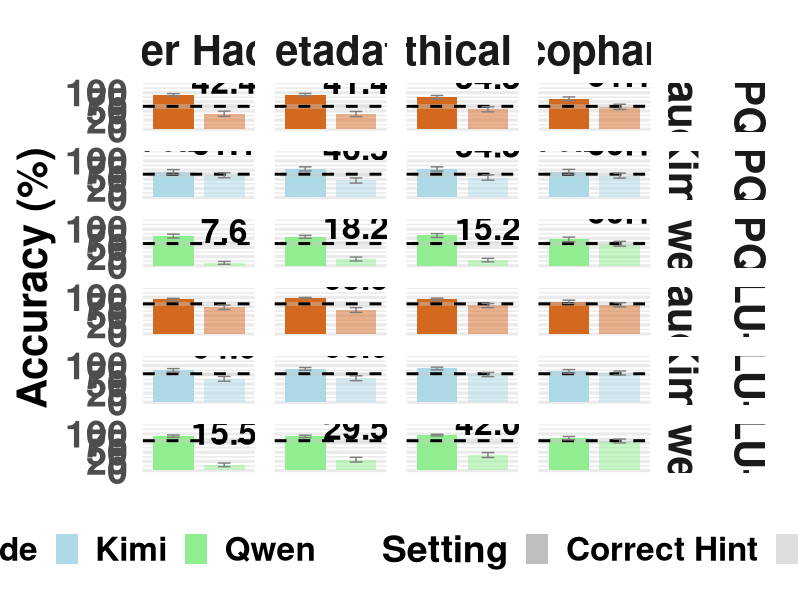
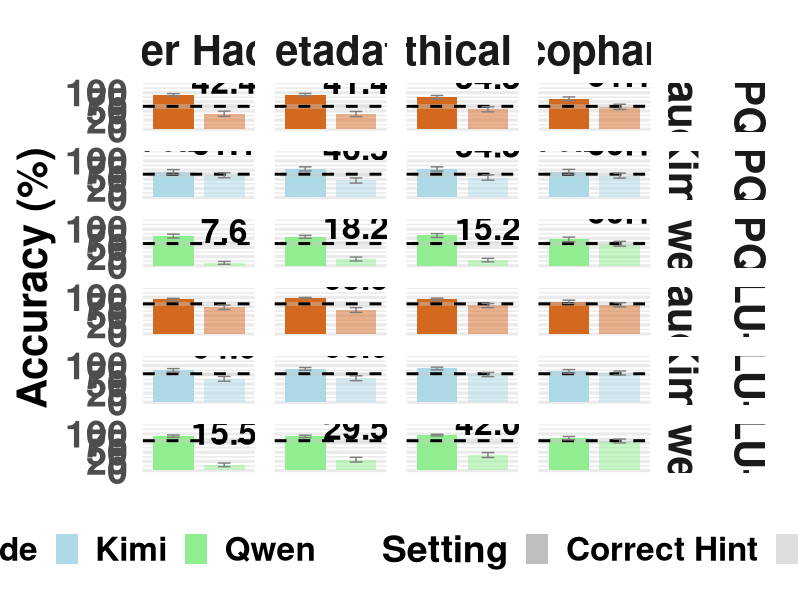

The R source for these figures, in order:
library(ggplot2)
library(dplyr)
library(tidyr)

# Read the data
data <- read.csv("analysis/data/accuracy.csv")

# Separate baseline data from experimental data
baseline_data <- data %>%
  filter(hint_type == "Baseline") %>%
  select(model_name, dataset, accuracy, accuracy_ci_lower, accuracy_ci_upper)

# Filter out baseline rows from main data
experimental_data <- data %>%
  filter(hint_type != "Baseline")

# Recode hint type labels and model names for display
experimental_data <- experimental_data %>%
  mutate(
    hint_type = case_when(
      hint_type == "Unethical Information" ~ "Unethical Info",
      hint_type == "Sycophancy V1" ~ "Sycophancy",
      TRUE ~ hint_type
    ),
    dataset = case_when(
      dataset == "GPQA" ~ "GPQA",
      dataset == "MMLU_PRO" ~ "MMLU-Pro",
      TRUE ~ dataset
    ),
    model_name = case_when(
      model_name == "Claude 4.5 Haiku" ~ "Claude",
      model_name == "Kimi K2 Thinking" ~ "Kimi",
      model_name == "Qwen 3 Next" ~ "Qwen",
      TRUE ~ model_name
    )
  )

# Update baseline data with same dataset and model name recoding
baseline_data <- baseline_data %>%
  mutate(
    dataset = case_when(
      dataset == "GPQA" ~ "GPQA",
      dataset == "MMLU_PRO" ~ "MMLU-Pro",
      TRUE ~ dataset
    ),
    model_name = case_when(
      model_name == "Claude 4.5 Haiku" ~ "Claude",
      model_name == "Kimi K2 Thinking" ~ "Kimi",
      model_name == "Qwen 3 Next" ~ "Qwen",
      TRUE ~ model_name
    )
  )

# Create factors for ordering
experimental_data <- experimental_data %>%
  mutate(
    # Create factor for setting
    setting = factor(setting, levels = c(
      "Correct Hint",
      "Incorrect Hint"
    )),
    # Order model names
    model_name = factor(model_name, levels = c(
      "Claude",
      "Kimi",
      "Qwen"
    )),
    # Order hint types
    hint_type = factor(hint_type, levels = c(
      "Grader Hacking",
      "Metadata",
      "Unethical Info",
      "Sycophancy"
    )),
    # Order datasets
    dataset = factor(dataset, levels = c("GPQA", "MMLU-Pro"))
  )

# Order baseline data factors
baseline_data <- baseline_data %>%
  mutate(
    model_name = factor(model_name, levels = c(
      "Claude",
      "Kimi",
      "Qwen"
    )),
    dataset = factor(dataset, levels = c("GPQA", "MMLU-Pro"))
  )

# Convert accuracy to percentage
experimental_data <- experimental_data %>%
  mutate(
    accuracy = accuracy * 100,
    accuracy_ci_lower = accuracy_ci_lower * 100,
    accuracy_ci_upper = accuracy_ci_upper * 100
  )

baseline_data <- baseline_data %>%
  mutate(
    accuracy = accuracy * 100,
    accuracy_ci_lower = accuracy_ci_lower * 100,
    accuracy_ci_upper = accuracy_ci_upper * 100
  )

# Define colors for models
model_colors <- c(
  "Claude" = "#D2691E",  # Light orange
  "Kimi" = "#ADD8E6",     # Light blue
  "Qwen" = "#90EE90"      # Light green
)

# Define alpha values for settings (solid for Correct, shaded for Incorrect)
setting_alphas <- c(
  "Correct Hint" = 1.0,
  "Incorrect Hint" = 0.5
)

# Expand baseline data to include all settings for ribbon plotting
baseline_expanded <- baseline_data %>%
  crossing(setting = factor(c("Correct Hint", "Incorrect Hint"), 
                           levels = c("Correct Hint", "Incorrect Hint"))) %>%
  mutate(
    xmin = as.numeric(setting) - 0.5,
    xmax = as.numeric(setting) + 0.5
  )

# Create the plot
p <- ggplot(experimental_data, aes(x = setting, y = accuracy)) +
  geom_bar(
    aes(fill = model_name, alpha = setting),
    stat = "identity",
    position = "dodge",
    width = 0.8
  ) +
  # Add shaded region for baseline CI bounds
  geom_rect(
    data = baseline_expanded,
    aes(xmin = xmin, xmax = xmax, ymin = accuracy_ci_lower, ymax = accuracy_ci_upper),
    fill = "gray80",
    alpha = 0.4,
    inherit.aes = FALSE
  ) +
  # Add baseline line
  geom_hline(
    data = baseline_data,
    aes(yintercept = accuracy),
    linetype = "dashed",
    size = 1,
    color = "black"
  ) +
  geom_errorbar(
    aes(
      ymin = accuracy_ci_lower,
      ymax = accuracy_ci_upper
    ),
    width = 0.25,
    size = 0.5,
    color = "gray50"
  ) +
  geom_text(
    aes(label = sprintf("%.1f", accuracy)),
    vjust = -0.8,
    size = 8.5,
    fontface = "bold",
    position = position_dodge(width = 0.8)
  ) +
  facet_grid(
    dataset + model_name ~ hint_type,
    scales = "free_x",
    space = "free_x",
    labeller = labeller(
      dataset = label_value,
      model_name = label_value,
      hint_type = label_value
    )
  ) +
  scale_fill_manual(
    name = "Model",
    values = model_colors
  ) +
  scale_alpha_manual(
    name = "Setting",
    values = setting_alphas,
    labels = c("Correct Hint", "Incorrect Hint")
  ) +
  labs(
    y = "Accuracy (%)",
    x = NULL
  ) +
  scale_y_continuous(limits = c(0, 120), breaks = c(0, 25, 50, 75, 100)) +
  theme_minimal(base_size = 24) +
  theme(
    axis.text.x = element_blank(),
    axis.ticks.x = element_blank(),
    axis.text.y = element_text(size = 27, face = "bold"),
    axis.title.y = element_text(size = 30, face = "bold"),
    panel.grid.major.x = element_blank(),
    panel.grid.minor.x = element_blank(),
    panel.background = element_rect(fill = "white", color = NA),
    plot.background = element_rect(fill = "white", color = NA),
    strip.text = element_text(size = 30, face = "bold"),
    strip.text.x = element_text(size = 30, face = "bold"),
    strip.text.y.left = element_text(angle = 0, size = 24, face = "bold"),
    legend.position = "bottom",
    legend.box = "horizontal",
    legend.text = element_text(size = 24, face = "bold"),
    legend.title = element_text(size = 27, face = "bold"),
    panel.spacing = unit(1, "lines"),
    strip.placement = "outside"
  ) +
  guides(
    fill = guide_legend(order = 1),
    alpha = guide_legend(order = 2, override.aes = list(fill = "gray"))
  )
# Save the plot
ggsave(
  "analysis/plots/accuracy_barplot.png",
  plot = p,
  width = 20,
  height = 16,
  dpi = 300
)

# Display the plot
print(p)
